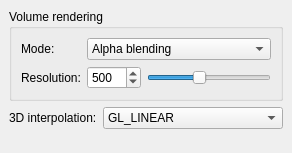
<?xml version="1.0" encoding="UTF-8"?>
<ui version="4.0">
 <class>Settings3DDockWidget</class>
 <widget class="QDockWidget" name="Settings3DDockWidget">
  <property name="geometry">
   <rect>
    <x>0</x>
    <y>0</y>
    <width>260</width>
    <height>153</height>
   </rect>
  </property>
  <property name="windowTitle">
   <string>3D settings</string>
  </property>
  <widget class="QWidget" name="dockWidgetContentsSettings3D">
   <property name="sizePolicy">
    <sizepolicy hsizetype="Minimum" vsizetype="Minimum">
     <horstretch>0</horstretch>
     <verstretch>0</verstretch>
    </sizepolicy>
   </property>
   <layout class="QFormLayout" name="formLayout">
    <item row="1" column="0">
     <widget class="QLabel" name="label_4">
      <property name="text">
       <string>3D interpolation:</string>
      </property>
     </widget>
    </item>
    <item row="1" column="1">
     <widget class="QComboBox" name="comboBoxInterpolationMode">
      <item>
       <property name="text">
        <string>GL_LINEAR</string>
       </property>
      </item>
      <item>
       <property name="text">
        <string>GL_NEAREST</string>
       </property>
      </item>
     </widget>
    </item>
    <item row="0" column="0" colspan="2">
     <widget class="QGroupBox" name="groupBoxVolumeRendering">
      <property name="sizePolicy">
       <sizepolicy hsizetype="Preferred" vsizetype="Fixed">
        <horstretch>0</horstretch>
        <verstretch>0</verstretch>
       </sizepolicy>
      </property>
      <property name="title">
       <string>Volume rendering</string>
      </property>
      <layout class="QGridLayout" name="gridLayout_2">
       <item row="3" column="2" colspan="2">
        <widget class="QSlider" name="horizontalSliderVRSlices">
         <property name="sizePolicy">
          <sizepolicy hsizetype="Expanding" vsizetype="Fixed">
           <horstretch>0</horstretch>
           <verstretch>0</verstretch>
          </sizepolicy>
         </property>
         <property name="minimum">
          <number>2</number>
         </property>
         <property name="maximum">
          <number>1200</number>
         </property>
         <property name="value">
          <number>500</number>
         </property>
         <property name="orientation">
          <enum>Qt::Horizontal</enum>
         </property>
        </widget>
       </item>
       <item row="0" column="1" colspan="3">
        <widget class="QComboBox" name="comboBoxVolumeRenderingMode">
         <property name="sizePolicy">
          <sizepolicy hsizetype="Expanding" vsizetype="Fixed">
           <horstretch>0</horstretch>
           <verstretch>0</verstretch>
          </sizepolicy>
         </property>
         <item>
          <property name="text">
           <string>Alpha blending</string>
          </property>
         </item>
         <item>
          <property name="text">
           <string>Maximum intesity projection</string>
          </property>
         </item>
         <item>
          <property name="text">
           <string>Minimum intensity projection</string>
          </property>
         </item>
         <item>
          <property name="text">
           <string>Average intensity projection</string>
          </property>
         </item>
        </widget>
       </item>
       <item row="3" column="0">
        <widget class="QLabel" name="label_7">
         <property name="text">
          <string>Resolution:</string>
         </property>
        </widget>
       </item>
       <item row="3" column="1">
        <widget class="QSpinBox" name="spinBoxVRSlices">
         <property name="sizePolicy">
          <sizepolicy hsizetype="Fixed" vsizetype="Fixed">
           <horstretch>0</horstretch>
           <verstretch>0</verstretch>
          </sizepolicy>
         </property>
         <property name="minimum">
          <number>3</number>
         </property>
         <property name="maximum">
          <number>1200</number>
         </property>
         <property name="value">
          <number>500</number>
         </property>
        </widget>
       </item>
       <item row="0" column="0">
        <widget class="QLabel" name="label_3">
         <property name="sizePolicy">
          <sizepolicy hsizetype="Fixed" vsizetype="Preferred">
           <horstretch>0</horstretch>
           <verstretch>0</verstretch>
          </sizepolicy>
         </property>
         <property name="text">
          <string>Mode:</string>
         </property>
        </widget>
       </item>
      </layout>
     </widget>
    </item>
   </layout>
  </widget>
 </widget>
 <resources/>
 <connections>
  <connection>
   <sender>spinBoxVRSlices</sender>
   <signal>valueChanged(int)</signal>
   <receiver>horizontalSliderVRSlices</receiver>
   <slot>setValue(int)</slot>
   <hints>
    <hint type="sourcelabel">
     <x>107</x>
     <y>99</y>
    </hint>
    <hint type="destinationlabel">
     <x>158</x>
     <y>98</y>
    </hint>
   </hints>
  </connection>
  <connection>
   <sender>horizontalSliderVRSlices</sender>
   <signal>valueChanged(int)</signal>
   <receiver>spinBoxVRSlices</receiver>
   <slot>setValue(int)</slot>
   <hints>
    <hint type="sourcelabel">
     <x>216</x>
     <y>101</y>
    </hint>
    <hint type="destinationlabel">
     <x>110</x>
     <y>97</y>
    </hint>
   </hints>
  </connection>
 </connections>
</ui>
